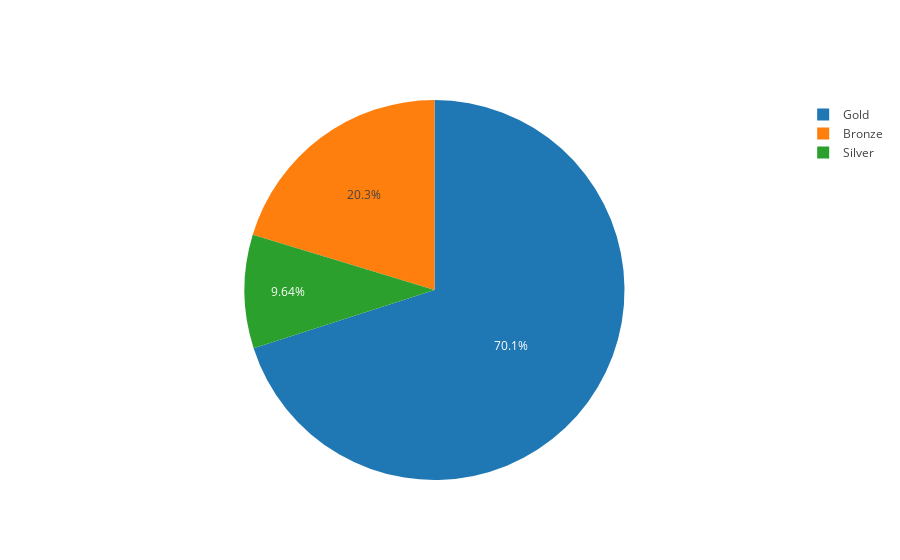

The cell this chart's notebook holds for it:
### Code cell
plotly.offline.iplot({
    "data": [go.Pie(labels=medals.index, values=medals.values)],
    
})

### Figure 1 — Plotly figure (JSON) as saved in the notebook; plotly's stock layout.template omitted (floating-point values rounded to 4 significant figures)
{"data": [{"labels": ["Gold", "Bronze", "Silver"], "type": "pie", "values": [138, 40, 19]}], "layout": {}}
